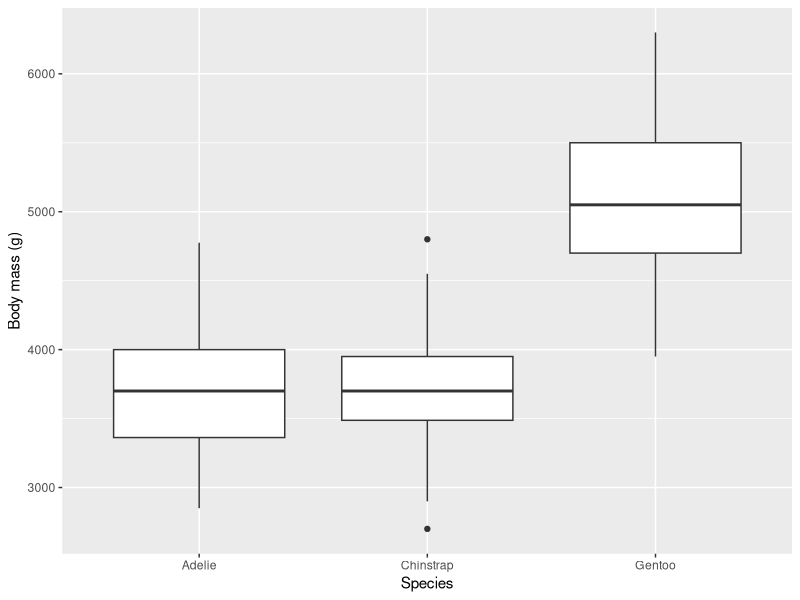
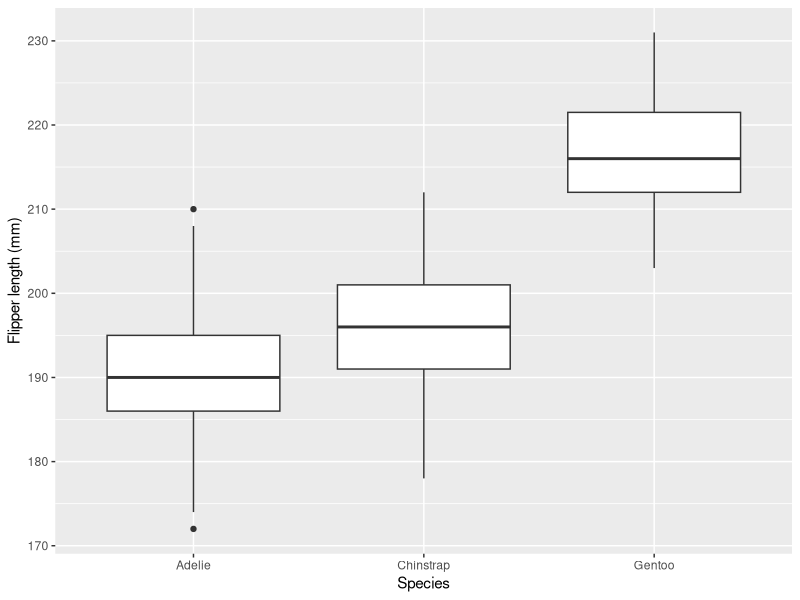
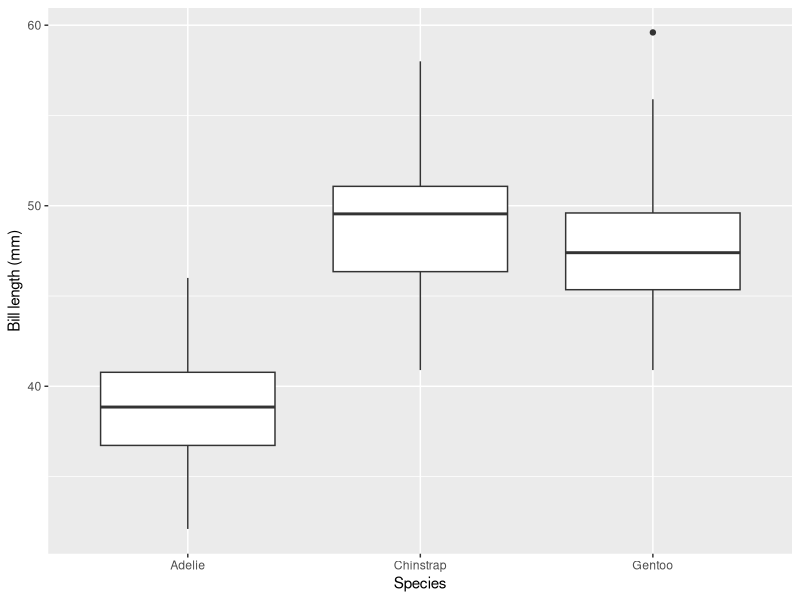
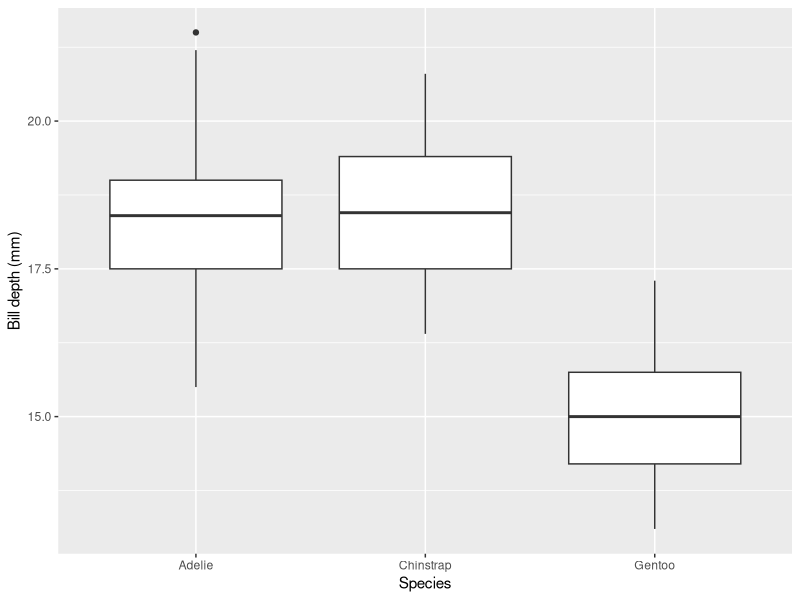

These figures' R source, in order:
## ---- chunk 1
#This line of R code will give us the summary of the penguins by species to analyse any differences and similarities
penguins_cleaned <- read.csv("penguins_cleaned.csv")
by(penguins_cleaned, penguins_cleaned$species, summary)
## ---- chunk 2

install.packages("ggplot2")
library(ggplot2)
ggplot(penguins_cleaned, 
       aes(x = species, y = body_mass_g)) +
  geom_boxplot() +
  labs(
    x = "Species",
    y = "Body mass (g)"
  )

## ---- chunk 3
ggplot(penguins_cleaned, 
       aes(x = species, y = flipper_length_mm)) +
  geom_boxplot() +
  labs(
    x = "Species",
    y = "Flipper length (mm)"
  )
## ---- chunk 4
ggplot(penguins_cleaned, 
       aes(x = species, y = bill_length_mm)) +
  geom_boxplot() +
  labs(
    x = "Species",
    y = "Bill length (mm)"
  )

## ---- chunk 5
ggplot(penguins_cleaned, 
       aes(x = species, y = bill_depth_mm)) +
  geom_boxplot() +
  labs(
    x = "Species",
    y = "Bill depth (mm)"
  )
